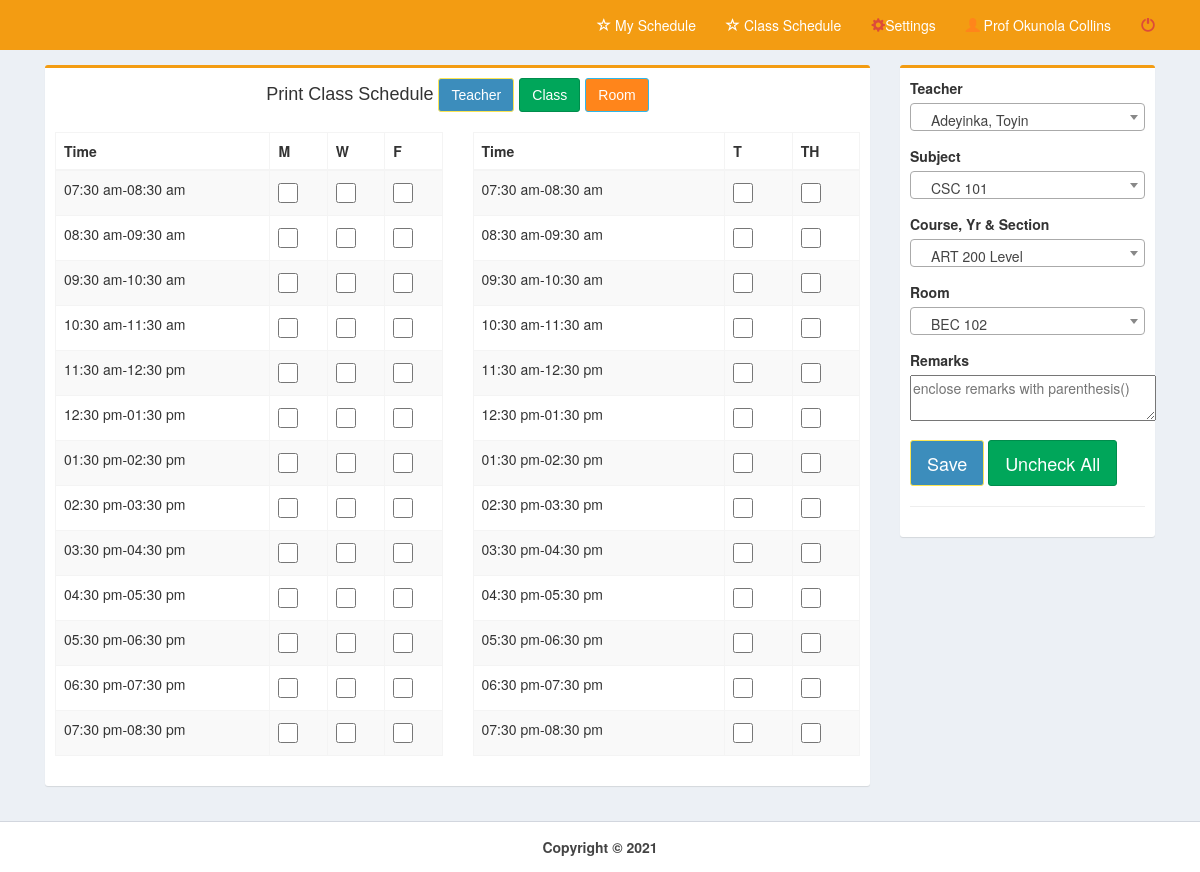
Screenshot of /pages/home_admin.php (signed in) with the database file from the repository.
### tables this page shows
CREATE TABLE `time` (
  `time_id` int(11) NOT NULL,
  `time_start` time NOT NULL,
  `time_end` time NOT NULL,
  `days` varchar(15) NOT NULL
);

### pages/home_admin.php (the view, shortened to what this page needs)
<!DOCTYPE html>
<html>
  <head>
    <link rel="stylesheet" href="../bootstrap/css/bootstrap.min.css">
    <link rel="stylesheet" href="../plugins/datatables/dataTables.bootstrap.css">
    <link rel="stylesheet" href="../dist/css/AdminLTE.min.css">
    <link rel="stylesheet" href="../plugins/select2/select2.min.css">
    <link rel="stylesheet" href="../dist/css/skins/_all-skins.min.css">
 </head>
  <body class="hold-transition skin-yellow layout-top-nav" onload="myFunction()">
    <div class="wrapper">
      <div class="content-wrapper">
        <div class="container">
          <section class="content">
            <div class="row">
	      <div class="col-md-9">
              <div class="box box-warning">
              	<div style="text-align: center">
              		<h4>Print Class Schedule
              		<a href="#searcht" data-target="#searcht" data-toggle="modal" class="dropdown-toggle btn btn-primary">
                      Teacher
                    </a>
                   <a href="#searchclass" data-target="#searchclass" data-toggle="modal" class="dropdown-toggle btn btn-success">
                      Class
                    </a>
                   <a href="#searchroom" data-target="#searchroom" data-toggle="modal" class="dropdown-toggle btn btn-warning">
                      Room
                    </a>
                    </h4>
                </div>
               <form method="post" id="reg-form">
                <div class="box-body">
				<div class="row">
					<div class="col-md-6">
							<table class="table table-bordered table-striped" style="margin-right:-10px">
							<thead>
							  <tr>
								<th>Time</th>
								<th>M</th>
								<th>W</th>
								<th>F</th>
							  </tr>
							</thead>
		<?php
				include('../dist/includes/dbcon.php');
				$query=mysqli_query($con,"select * from time where days='mwf' order by time_start")or die(mysqli_error());
				while($row=mysqli_fetch_array($query)){
						$id=$row['time_id'];
						$start=date("h:i a",strtotime($row['time_start']));
						$end=date("h:i a",strtotime($row['time_end']));
		?>
							  <tr >
								<td><?php echo $start."-".$end;?></td>
								<td><input type="checkbox" name="m[]" value="<?php echo $id;?>" style="width: 20px; height: 20px;"></td>
								<td><input type="checkbox" name="w[]" value="<?php echo $id;?>" style="width: 20px; height: 20px;"></td>
								<td><input type="checkbox" name="f[]" value="<?php echo $id;?>" style="width: 20px; height: 20px;"></td>
							  </tr>
		<?php }?>
		</table>
		</div>
		<div class="col-md-6">
			<table class="table table-bordered table-striped">
								<thead>
								  <tr>
									<th>Time</th>
									<th>T</th>
									<th>TH</th>
								  </tr>
								</thead>
			<?php
					include('../dist/includes/dbcon.php');
					$query=mysqli_query($con,"select * from time where days='tth' order by time_start")or die(mysqli_error());
					while($row=mysqli_fetch_array($query)){
							$id=$row['time_id'];
							$start=date("h:i a",strtotime($row['time_start']));
							$end=date("h:i a",strtotime($row['time_end']));
			?>
								  <tr >
									<td><?php echo $start."-".$end;?></td>
									<td><input type="checkbox" name="t[]" value="<?php echo $id;?>" style="width: 20px; height: 20px;"></td>
									<td><input type="checkbox" name="th[]" value="<?php echo $id;?>" style="width: 20px; height: 20px;"></td>
								  </tr>
			<?php }?>
			</table>
         </div>
        </div>
                </div>
              </div>
            </div>
            <div class="col-md-3">
              <div class="box box-warning">
                <div class="box-body">
                  <div id="form">
				  <div class="row">
					 <div class="col-md-12">
						  <div class="form-group">
							<label for="date">Teacher</label>
						  </div>
						  <div class="form-group">
							<label for="date">Subject</label>
						  </div>
						  <div class="form-group">
							<label for="date">Course, Yr & Section</label>
						  </div>
						  <div class="form-group">
							<label for="date">Room</label>
						  </div>
						  <div class="form-group">
							<label for="date">Remarks</label><br>
								<textarea name="remarks" cols="30" placeholder="enclose remarks with parenthesis()"></textarea>
						  </div>
					</div>
				</div>
                  <div class="form-group">
                      <button class="btn btn-lg btn-primary" id="daterange-btn" name="save" type="submit">
                        Save
                      </button>
					  <button class="uncheck btn btn-lg btn-success" type="reset">Uncheck All</button>
                   </div>
                  </div><hr>
                </div>
              </div>
            </div>
          </div>
          </section>
        </div>
      </div>
      <?php include('../dist/includes/footer.php');?>
    </div>
  </body>
</html>

### rows the page displays
time: time_start "07:30 am", time_end "08:30 am"
time: time_start "08:30 am", time_end "09:30 am"
time: time_start "09:30 am", time_end "10:30 am"
time: time_start "10:30 am", time_end "11:30 am"
time: time_start "11:30 am", time_end "12:30 pm"
time: time_start "12:30 pm", time_end "01:30 pm"
time: time_start "01:30 pm", time_end "02:30 pm"
time: time_start "02:30 pm", time_end "03:30 pm"
time: time_start "03:30 pm", time_end "04:30 pm"
time: time_start "04:30 pm", time_end "05:30 pm"
time: time_start "05:30 pm", time_end "06:30 pm"
time: time_start "06:30 pm", time_end "07:30 pm"
time: time_start "07:30 pm", time_end "08:30 pm"
time: time_start "07:30 am", time_end "08:30 am"
time: time_start "08:30 am", time_end "09:30 am"
time: time_start "09:30 am", time_end "10:30 am"
time: time_start "10:30 am", time_end "11:30 am"
time: time_start "11:30 am", time_end "12:30 pm"
time: time_start "12:30 pm", time_end "01:30 pm"
time: time_start "01:30 pm", time_end "02:30 pm"
time: time_start "02:30 pm", time_end "03:30 pm"
time: time_start "03:30 pm", time_end "04:30 pm"
time: time_start "04:30 pm", time_end "05:30 pm"
time: time_start "05:30 pm", time_end "06:30 pm"
time: time_start "06:30 pm", time_end "07:30 pm"
time: time_start "07:30 pm", time_end "08:30 pm"

### other values shown
$_SESSION['name'] "Prof Okunola Collins"
